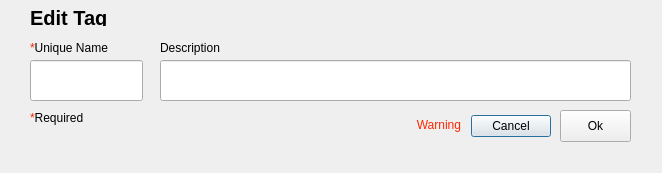
<?xml version="1.0" encoding="UTF-8"?>
<ui version="4.0">
 <class>Dialog</class>
 <widget class="QDialog" name="Dialog">
  <property name="geometry">
   <rect>
    <x>0</x>
    <y>0</y>
    <width>662</width>
    <height>173</height>
   </rect>
  </property>
  <property name="windowTitle">
   <string>Dialog</string>
  </property>
  <widget class="QDialogButtonBox" name="cancel_buttonBox">
   <property name="geometry">
    <rect>
     <x>290</x>
     <y>110</y>
     <width>261</width>
     <height>32</height>
    </rect>
   </property>
   <property name="orientation">
    <enum>Qt::Horizontal</enum>
   </property>
   <property name="standardButtons">
    <set>QDialogButtonBox::Cancel</set>
   </property>
  </widget>
  <widget class="QLineEdit" name="name_lineEdit">
   <property name="geometry">
    <rect>
     <x>30</x>
     <y>60</y>
     <width>113</width>
     <height>41</height>
    </rect>
   </property>
  </widget>
  <widget class="QLineEdit" name="description_lineEdit">
   <property name="geometry">
    <rect>
     <x>160</x>
     <y>60</y>
     <width>471</width>
     <height>41</height>
    </rect>
   </property>
  </widget>
  <widget class="QLabel" name="newName_label">
   <property name="geometry">
    <rect>
     <x>30</x>
     <y>40</y>
     <width>111</width>
     <height>16</height>
    </rect>
   </property>
   <property name="text">
    <string>&lt;html&gt;&lt;head/&gt;&lt;body&gt;&lt;p&gt;&lt;span style=&quot; color:#ff2600;&quot;&gt;*&lt;/span&gt;Unique Name&lt;/p&gt;&lt;/body&gt;&lt;/html&gt;</string>
   </property>
  </widget>
  <widget class="QLabel" name="newDescription_label">
   <property name="geometry">
    <rect>
     <x>160</x>
     <y>40</y>
     <width>201</width>
     <height>16</height>
    </rect>
   </property>
   <property name="text">
    <string>Description</string>
   </property>
  </widget>
  <widget class="QLabel" name="selectTags_label">
   <property name="geometry">
    <rect>
     <x>30</x>
     <y>10</y>
     <width>331</width>
     <height>16</height>
    </rect>
   </property>
   <property name="font">
    <font>
     <pointsize>15</pointsize>
     <bold>true</bold>
    </font>
   </property>
   <property name="text">
    <string>Edit Tag</string>
   </property>
  </widget>
  <widget class="QLabel" name="label">
   <property name="geometry">
    <rect>
     <x>30</x>
     <y>110</y>
     <width>71</width>
     <height>16</height>
    </rect>
   </property>
   <property name="text">
    <string>&lt;html&gt;&lt;head/&gt;&lt;body&gt;&lt;p&gt;&lt;span style=&quot; color:#ff2600;&quot;&gt;*&lt;/span&gt;Required&lt;/p&gt;&lt;/body&gt;&lt;/html&gt;</string>
   </property>
  </widget>
  <widget class="QLabel" name="warning_label">
   <property name="geometry">
    <rect>
     <x>160</x>
     <y>110</y>
     <width>301</width>
     <height>31</height>
    </rect>
   </property>
   <property name="text">
    <string>&lt;html&gt;&lt;head/&gt;&lt;body&gt;&lt;p align=&quot;right&quot;&gt;&lt;span style=&quot; color:#ff2600;&quot;&gt;Warning&lt;/span&gt;&lt;/p&gt;&lt;/body&gt;&lt;/html&gt;</string>
   </property>
  </widget>
  <widget class="QPushButton" name="ok_pushButton">
   <property name="geometry">
    <rect>
     <x>560</x>
     <y>110</y>
     <width>71</width>
     <height>32</height>
    </rect>
   </property>
   <property name="text">
    <string>Ok</string>
   </property>
  </widget>
 </widget>
 <resources/>
 <connections>
  <connection>
   <sender>cancel_buttonBox</sender>
   <signal>accepted()</signal>
   <receiver>Dialog</receiver>
   <slot>accept()</slot>
   <hints>
    <hint type="sourcelabel">
     <x>248</x>
     <y>254</y>
    </hint>
    <hint type="destinationlabel">
     <x>157</x>
     <y>274</y>
    </hint>
   </hints>
  </connection>
  <connection>
   <sender>cancel_buttonBox</sender>
   <signal>rejected()</signal>
   <receiver>Dialog</receiver>
   <slot>reject()</slot>
   <hints>
    <hint type="sourcelabel">
     <x>316</x>
     <y>260</y>
    </hint>
    <hint type="destinationlabel">
     <x>286</x>
     <y>274</y>
    </hint>
   </hints>
  </connection>
 </connections>
</ui>
